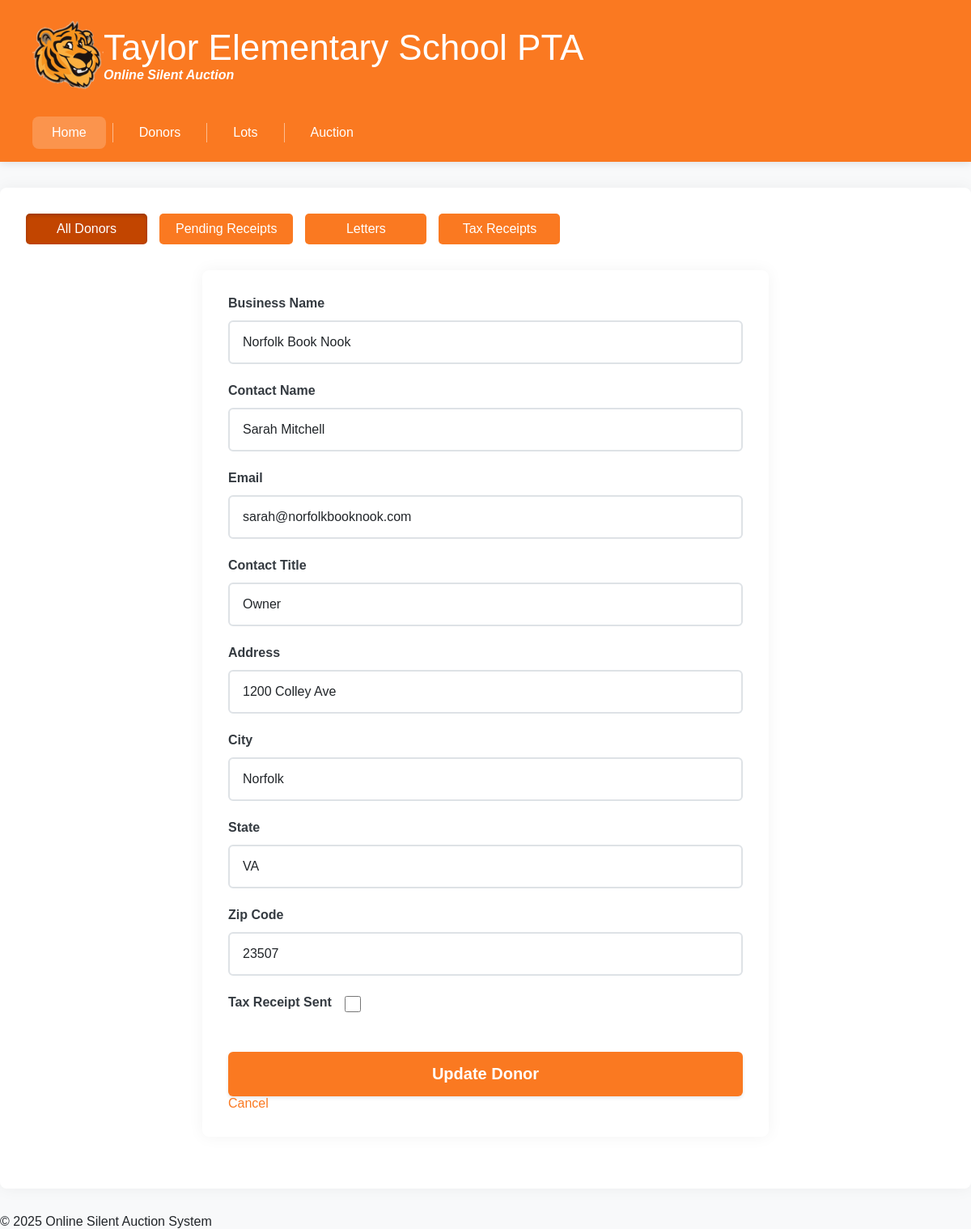
The page /silent_auction_merged/donors/edit_donor.php?DonorID=1 on the database its author committed.
### tables this page shows
CREATE TABLE Donor (DonorID INT NOT NULL AUTO_INCREMENT, BusinessName VARCHAR(75), ContactName VARCHAR(75), ContactEmail VARCHAR(200), ContactTitle VARCHAR(75), Address VARCHAR(75), City VARCHAR(30), State VARCHAR(2), ZipCode VARCHAR(5), TaxReceipt BOOLEAN, PRIMARY KEY (DonorID));

### silent_auction_merged/data/db_donors.php (called while the page is built, shortened)
<?php
function get_donor($donor_id)
{
    $conn = db_connect('ro');
    $donor = null;
    try {
        $sql = "SELECT * FROM donor WHERE DonorID = :donor_id";
        $stmt = $conn->prepare($sql);
        $stmt->bindParam(':donor_id', $donor_id, PDO::PARAM_INT);
        $stmt->execute();
        $donor = $stmt->fetch(PDO::FETCH_ASSOC);
    } catch (PDOException $e) {
        return false;
    }
    return $donor;
}
?>

### silent_auction_merged/includes/ui/form_field.php (the view, shortened to what this page needs)
<?php
function __input_text($name, $placeholder, $value, $attributes)
{
    $input = "<input type='text' name='" . $name . "' placeholder='" . $placeholder . "' value='" . $value . "'";
    if (!empty($attributes)) {
        return $input . " " . $attributes . ">";
    } else {
        return $input . ">";
    }
}
function __input_checkbox($name, $value, $attributes)
{
    $hidden = "<input type='hidden' name='" . $name . "' value='off'>";
    $input = "<input type='checkbox' name='" . $name . "'" . ($value == 'on' ? " checked" : "") . "'";
    if (!empty($attributes)) {
        return $hidden . $input . " " . $attributes . ">";
    } else {
        return $hidden . $input . ">";
    }
}
?>
<?php
function form_field($label, $type, $name, $placeholder = "", $value = "", $error = "", $attributes = "")
{
    $result = "<div class='c-form__field" . ($type == "checkbox" ? " u-flex-row" : "") . "'>";
    $result .= "<label for='" . $name . "'>" . $label . "</label>";
    switch ($type) {
        case "checkbox":
            $result .= __input_checkbox($name, $value, $attributes);
            break;
        default:
            $result .= __input_text($name, $placeholder, $value, $attributes);
            break;
    }
    $result .= "</div>";
    return $result;
}
?>

### silent_auction_merged/css/global.css (style rules this page uses)
:root { --accent: #26bee7; --accent-10: #e6faff; --accent-20: #c6f0fb; --accent-30: #a6e6f7; --accent-40: #86dcf3; --accent-50: #66d2ef; --accent-60: #46c8eb; --accent-70: var(--accent); --accent-80: #20a3c7; --accent-90: #1989a7; --accent-100: #136e86; --accent-110: #0d5366; --accent-120: #063946; --accent-130: #001e26; --brand: #fa7921; --brand-10: #fff4ed; --brand-20: #ffdbcc; --brand-30: #ffc2a6; --brand-40: #fea680; --brand-50: #fa7921; --brand-60: #e65f0a; --brand-70: var(--brand); --brand-80: #c24500; --brand-90: #9e3600; --brand-100: #7a2a00; --gray-100: #f8f9fa; --gray-200: #e9ecef; --gray-300: #dee2e6; --gray-800: #343a40; --gray-900: #212529; --fz-2: 0.75rem; --fz-1: 0.875rem; --fz0: 1rem; --fz1: 1.25rem; --fz2: 1.5rem; --fz3: 1.75rem; --fz4: 2rem; --fz5: 2.375rem; --fz6: 2.75rem; --fz7: 3.125rem; --baseline: 0.5rem; --space-025: 0.125rem; --space-050: 0.25rem; --space-075: 0.375rem; --space-100: var(--baseline); --space-150: 0.75rem; --space-200: 1rem; --space-250: 1.25rem; --space-300: 1.5rem; --space-400: 2rem; --space-500: 2.5rem; --space-600: 3rem; --space-800: 4rem; --space-1100: 5.5rem; --space-1700: 8.5rem; }
* { box-sizing: border-box; margin: 0; padding: 0; }
body { display: grid; grid-template-rows: auto 1fr auto; min-height: 100vh; grid-template-areas: 'header' 'main' 'footer'; background-color: var(--gray-100); font-family: 'work-sans', sans-serif; color: var(--gray-900); }
label { font-weight: 600; font-size: 0.9rem; color: var(--gray-800); }
.c-form__field { display: flex; flex-direction: column; gap: var(--space-100); margin-bottom: var(--space-300); }
.c-form__field.u-flex-row { flex-direction: row; align-items: center; gap: var(--space-200); }
.c-form__field label { font-weight: 600; font-size: var(--fz0); color: var(--gray-800); margin-bottom: var(--space-050); }
.c-form__field input[type='text'], .c-form__field input[type='number'], .c-form__field input[type='url'], .c-form__field select { width: 100%; padding: var(--space-200); border: 2px solid var(--gray-300); border-radius: 6px; font-size: var(--fz0); font-family: 'work-sans', sans-serif; color: var(--gray-900); background-color: white; transition: border-color 0.2s, box-shadow 0.2s; }
.c-form__field input[type='checkbox'] { width: 20px; height: 20px; cursor: pointer; accent-color: var(--brand-50); }

### rows shown on the page
donor: BusinessName "Norfolk Book Nook", ContactName "Sarah Mitchell", ContactEmail "sarah@norfolkbooknook.com", ContactTitle "Owner", Address "1200 Colley Ave", City "Norfolk", State "VA", ZipCode "23507"

### other values the page prints
$label "All Donors"
$label "Pending Receipts"
$label "Letters"
$label "Tax Receipts"
$label "Business Name Contact Name Email Contact Title Address City State Zip Code Tax Receipt Sent"
$submitLabel "Update Donor"
